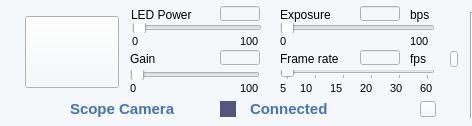
            <widget class="QWidget" name="widget" native="true">
             <property name="sizePolicy">
              <sizepolicy hsizetype="Fixed" vsizetype="Fixed">
               <horstretch>0</horstretch>
               <verstretch>0</verstretch>
              </sizepolicy>
             </property>
             <property name="minimumSize">
              <size>
               <width>472</width>
               <height>126</height>
              </size>
             </property>
             <property name="maximumSize">
              <size>
               <width>472</width>
               <height>126</height>
              </size>
             </property>
             <property name="styleSheet">
              <string notr="true">background-color: rgb(170, 255, 0);
background-color: rgb(245, 248, 250);</string>
             </property>
             <widget class="QToolButton" name="OnScopeCamButton">
              <property name="geometry">
               <rect>
                <x>25</x>
                <y>16</y>
                <width>94</width>
                <height>72</height>
               </rect>
              </property>
              <property name="styleSheet">
               <string notr="true">border-image: url(:/online/Asset 14.png);</string>
              </property>
              <property name="text">
               <string/>
              </property>
             </widget>
             <widget class="Line" name="line">
              <property name="geometry">
               <rect>
                <x>470</x>
                <y>12</y>
                <width>2</width>
                <height>106</height>
               </rect>
              </property>
              <property name="sizePolicy">
               <sizepolicy hsizetype="Fixed" vsizetype="Fixed">
                <horstretch>0</horstretch>
                <verstretch>0</verstretch>
               </sizepolicy>
              </property>
              <property name="minimumSize">
               <size>
                <width>2</width>
                <height>106</height>
               </size>
              </property>
              <property name="maximumSize">
               <size>
                <width>2</width>
                <height>106</height>
               </size>
              </property>
              <property name="orientation">
               <enum>Qt::Vertical</enum>
              </property>
             </widget>
             <widget class="QPushButton" name="pushButton_119">
              <property name="geometry">
               <rect>
                <x>450</x>
                <y>51</y>
                <width>8</width>
                <height>16</height>
               </rect>
              </property>
              <property name="sizePolicy">
               <sizepolicy hsizetype="Fixed" vsizetype="Fixed">
                <horstretch>0</horstretch>
                <verstretch>0</verstretch>
               </sizepolicy>
              </property>
              <property name="minimumSize">
               <size>
                <width>8</width>
                <height>16</height>
               </size>
              </property>
              <property name="maximumSize">
               <size>
                <width>8</width>
                <height>16</height>
               </size>
              </property>
              <property name="font">
               <font>
                <family>Arial</family>
               </font>
              </property>
              <property name="styleSheet">
               <string notr="true">border-image: url(:/online/LeftArrow.png);</string>
              </property>
              <property name="text">
               <string/>
              </property>
             </widget>
             <widget class="QPushButton" name="pushButton_120">
              <property name="geometry">
               <rect>
                <x>420</x>
                <y>101</y>
                <width>16</width>
                <height>16</height>
               </rect>
              </property>
              <property name="sizePolicy">
               <sizepolicy hsizetype="Fixed" vsizetype="Fixed">
                <horstretch>0</horstretch>
                <verstretch>0</verstretch>
               </sizepolicy>
              </property>
              <property name="minimumSize">
               <size>
                <width>16</width>
                <height>16</height>
               </size>
              </property>
              <property name="maximumSize">
               <size>
                <width>16</width>
                <height>16</height>
               </size>
              </property>
              <property name="font">
               <font>
                <family>Arial</family>
               </font>
              </property>
              <property name="text">
               <string/>
              </property>
             </widget>
             <widget class="QLabel" name="label_151">
              <property name="geometry">
               <rect>
                <x>70</x>
                <y>101</y>
                <width>140</width>
                <height>16</height>
               </rect>
              </property>
              <property name="sizePolicy">
               <sizepolicy hsizetype="Fixed" vsizetype="Fixed">
                <horstretch>0</horstretch>
                <verstretch>0</verstretch>
               </sizepolicy>
              </property>
              <property name="font">
               <font>
                <family>Arial</family>
                <pointsize>11</pointsize>
                <weight>75</weight>
                <bold>true</bold>
               </font>
              </property>
              <property name="styleSheet">
               <string notr="true">color: rgb(67, 114, 193);</string>
              </property>
              <property name="text">
               <string>Scope Camera</string>
              </property>
             </widget>
             <widget class="QWidget" name="OnScopeCamSign" native="true">
              <property name="geometry">
               <rect>
                <x>220</x>
                <y>101</y>
                <width>16</width>
                <height>16</height>
               </rect>
              </property>
              <property name="sizePolicy">
               <sizepolicy hsizetype="Fixed" vsizetype="Fixed">
                <horstretch>0</horstretch>
                <verstretch>0</verstretch>
               </sizepolicy>
              </property>
              <property name="minimumSize">
               <size>
                <width>16</width>
                <height>16</height>
               </size>
              </property>
              <property name="maximumSize">
               <size>
                <width>16</width>
                <height>16</height>
               </size>
              </property>
              <property name="font">
               <font>
                <family>Arial</family>
               </font>
              </property>
              <property name="styleSheet">
               <string notr="true">background-color: rgb(85, 85, 127);</string>
              </property>
             </widget>
             <widget class="QLabel" name="OnScopeCamStatusLabel">
              <property name="geometry">
               <rect>
                <x>250</x>
                <y>101</y>
                <width>102</width>
                <height>16</height>
               </rect>
              </property>
              <property name="sizePolicy">
               <sizepolicy hsizetype="Fixed" vsizetype="Fixed">
                <horstretch>0</horstretch>
                <verstretch>0</verstretch>
               </sizepolicy>
              </property>
              <property name="font">
               <font>
                <family>Arial</family>
                <pointsize>11</pointsize>
                <weight>75</weight>
                <bold>true</bold>
               </font>
              </property>
              <property name="styleSheet">
               <string notr="true">color: rgb(67, 114, 193);</string>
              </property>
              <property name="text">
               <string>Connected</string>
              </property>
             </widget>
             <widget class="QLabel" name="label_142">
              <property name="geometry">
               <rect>
                <x>131</x>
                <y>6</y>
                <width>89</width>
                <height>18</height>
               </rect>
              </property>
              <property name="font">
               <font>
                <family>Arial</family>
                <pointsize>9</pointsize>
               </font>
              </property>
              <property name="text">
               <string>LED Power</string>
              </property>
             </widget>
             <widget class="QLineEdit" name="OnscopeLEDvalue">
              <property name="geometry">
               <rect>
                <x>220</x>
                <y>6</y>
                <width>40</width>
                <height>15</height>
               </rect>
              </property>
              <property name="sizePolicy">
               <sizepolicy hsizetype="Fixed" vsizetype="Fixed">
                <horstretch>0</horstretch>
                <verstretch>0</verstretch>
               </sizepolicy>
              </property>
              <property name="minimumSize">
               <size>
                <width>40</width>
                <height>15</height>
               </size>
              </property>
              <property name="maximumSize">
               <size>
                <width>40</width>
                <height>15</height>
               </size>
              </property>
              <property name="font">
               <font>
                <family>Arial</family>
                <pointsize>8</pointsize>
               </font>
              </property>
              <property name="text">
               <string/>
              </property>
             </widget>
             <widget class="QSlider" name="OnscopeLEDslider">
              <property name="geometry">
               <rect>
                <x>132</x>
                <y>23</y>
                <width>130</width>
                <height>10</height>
               </rect>
              </property>
              <property name="font">
               <font>
                <family>Arial</family>
               </font>
              </property>
              <property name="orientation">
               <enum>Qt::Horizontal</enum>
              </property>
             </widget>
             <widget class="QLabel" name="label_145">
              <property name="geometry">
               <rect>
                <x>132</x>
                <y>33</y>
                <width>16</width>
                <height>16</height>
               </rect>
              </property>
              <property name="sizePolicy">
               <sizepolicy hsizetype="Fixed" vsizetype="Fixed">
                <horstretch>0</horstretch>
                <verstretch>0</verstretch>
               </sizepolicy>
              </property>
              <property name="font">
               <font>
                <family>Arial</family>
                <pointsize>8</pointsize>
               </font>
              </property>
              <property name="layoutDirection">
               <enum>Qt::LeftToRight</enum>
              </property>
              <property name="text">
               <string>0</string>
              </property>
              <property name="alignment">
               <set>Qt::AlignLeading|Qt::AlignLeft|Qt::AlignVCenter</set>
              </property>
             </widget>
             <widget class="QLabel" name="label_147">
              <property name="geometry">
               <rect>
                <x>240</x>
                <y>33</y>
                <width>24</width>
                <height>16</height>
               </rect>
              </property>
              <property name="sizePolicy">
               <sizepolicy hsizetype="Fixed" vsizetype="Fixed">
                <horstretch>0</horstretch>
                <verstretch>0</verstretch>
               </sizepolicy>
              </property>
              <property name="font">
               <font>
                <family>Arial</family>
                <pointsize>8</pointsize>
               </font>
              </property>
              <property name="layoutDirection">
               <enum>Qt::LeftToRight</enum>
              </property>
              <property name="text">
               <string>100</string>
              </property>
              <property name="alignment">
               <set>Qt::AlignLeading|Qt::AlignLeft|Qt::AlignVCenter</set>
              </property>
             </widget>
             <widget class="QLabel" name="label_144">
              <property name="geometry">
               <rect>
                <x>130</x>
                <y>50</y>
                <width>35</width>
                <height>18</height>
               </rect>
              </property>
              <property name="sizePolicy">
               <sizepolicy hsizetype="Fixed" vsizetype="Fixed">
                <horstretch>0</horstretch>
                <verstretch>0</verstretch>
               </sizepolicy>
              </property>
              <property name="font">
               <font>
                <family>Arial</family>
                <pointsize>9</pointsize>
               </font>
              </property>
              <property name="text">
               <string>Gain</string>
              </property>
             </widget>
             <widget class="QLineEdit" name="OnscopeGainValue">
              <property name="geometry">
               <rect>
                <x>220</x>
                <y>50</y>
                <width>40</width>
                <height>15</height>
               </rect>
              </property>
              <property name="sizePolicy">
               <sizepolicy hsizetype="Fixed" vsizetype="Fixed">
                <horstretch>0</horstretch>
                <verstretch>0</verstretch>
               </sizepolicy>
              </property>
              <property name="minimumSize">
               <size>
                <width>40</width>
                <height>15</height>
               </size>
              </property>
              <property name="maximumSize">
               <size>
                <width>40</width>
                <height>15</height>
               </size>
              </property>
              <property name="font">
               <font>
                <family>Arial</family>
                <pointsize>8</pointsize>
               </font>
              </property>
             </widget>
             <widget class="QSlider" name="OnscopeGainSlider">
              <property name="geometry">
               <rect>
                <x>130</x>
                <y>70</y>
                <width>130</width>
                <height>10</height>
               </rect>
              </property>
              <property name="font">
               <font>
                <family>Arial</family>
               </font>
              </property>
              <property name="orientation">
               <enum>Qt::Horizontal</enum>
              </property>
             </widget>
             <widget class="QLabel" name="label_146">
              <property name="geometry">
               <rect>
                <x>130</x>
                <y>80</y>
                <width>16</width>
                <height>16</height>
               </rect>
              </property>
              <property name="sizePolicy">
               <sizepolicy hsizetype="Fixed" vsizetype="Fixed">
                <horstretch>0</horstretch>
                <verstretch>0</verstretch>
               </sizepolicy>
              </property>
              <property name="font">
               <font>
                <family>Arial</family>
                <pointsize>8</pointsize>
               </font>
              </property>
              <property name="layoutDirection">
               <enum>Qt::LeftToRight</enum>
              </property>
              <property name="text">
               <string>0</string>
              </property>
              <property name="alignment">
               <set>Qt::AlignLeading|Qt::AlignLeft|Qt::AlignVCenter</set>
              </property>
             </widget>
             <widget class="QLabel" name="label_152">
              <property name="geometry">
               <rect>
                <x>240</x>
                <y>80</y>
                <width>24</width>
                <height>16</height>
               </rect>
              </property>
              <property name="sizePolicy">
               <sizepolicy hsizetype="Fixed" vsizetype="Fixed">
                <horstretch>0</horstretch>
                <verstretch>0</verstretch>
               </sizepolicy>
              </property>
              <property name="font">
               <font>
                <family>Arial</family>
                <pointsize>8</pointsize>
               </font>
              </property>
              <property name="layoutDirection">
               <enum>Qt::LeftToRight</enum>
              </property>
              <property name="text">
               <string>100</string>
              </property>
              <property name="alignment">
               <set>Qt::AlignLeading|Qt::AlignLeft|Qt::AlignVCenter</set>
              </property>
             </widget>
             <widget class="QLabel" name="label_150">
              <property name="geometry">
               <rect>
                <x>280</x>
                <y>6</y>
                <width>78</width>
                <height>18</height>
               </rect>
              </property>
              <property name="sizePolicy">
               <sizepolicy hsizetype="Fixed" vsizetype="Fixed">
                <horstretch>0</horstretch>
                <verstretch>0</verstretch>
               </sizepolicy>
              </property>
              <property name="font">
               <font>
                <family>Arial</family>
                <pointsize>9</pointsize>
               </font>
              </property>
              <property name="text">
               <string>Exposure</string>
              </property>
             </widget>
             <widget class="QLineEdit" name="OnscopeExposureValue">
              <property name="geometry">
               <rect>
                <x>360</x>
                <y>6</y>
                <width>40</width>
                <height>15</height>
               </rect>
              </property>
              <property name="sizePolicy">
               <sizepolicy hsizetype="Fixed" vsizetype="Fixed">
                <horstretch>0</horstretch>
                <verstretch>0</verstretch>
               </sizepolicy>
              </property>
              <property name="minimumSize">
               <size>
                <width>40</width>
                <height>15</height>
               </size>
              </property>
              <property name="maximumSize">
               <size>
                <width>40</width>
                <height>15</height>
               </size>
              </property>
              <property name="font">
               <font>
                <family>Arial</family>
                <pointsize>8</pointsize>
               </font>
              </property>
             </widget>
             <widget class="QLabel" name="label_218">
              <property name="geometry">
               <rect>
                <x>410</x>
                <y>6</y>
                <width>30</width>
                <height>18</height>
               </rect>
              </property>
              <property name="sizePolicy">
               <sizepolicy hsizetype="Fixed" vsizetype="Fixed">
                <horstretch>0</horstretch>
                <verstretch>0</verstretch>
               </sizepolicy>
              </property>
              <property name="font">
               <font>
                <family>Arial</family>
                <pointsize>9</pointsize>
               </font>
              </property>
              <property name="text">
               <string>bps</string>
              </property>
             </widget>
             <widget class="QSlider" name="OnscopeExposureSlider">
              <property name="geometry">
               <rect>
                <x>280</x>
                <y>23</y>
                <width>155</width>
                <height>10</height>
               </rect>
              </property>
              <property name="font">
               <font>
                <family>Arial</family>
               </font>
              </property>
              <property name="cursor">
               <cursorShape>WaitCursor</cursorShape>
              </property>
              <property name="orientation">
               <enum>Qt::Horizontal</enum>
              </property>
             </widget>
             <widget class="QLabel" name="label_148">
              <property name="geometry">
               <rect>
                <x>280</x>
                <y>33</y>
                <width>16</width>
                <height>16</height>
               </rect>
              </property>
              <property name="sizePolicy">
               <sizepolicy hsizetype="Fixed" vsizetype="Fixed">
                <horstretch>0</horstretch>
                <verstretch>0</verstretch>
               </sizepolicy>
              </property>
              <property name="font">
               <font>
                <family>Arial</family>
                <pointsize>8</pointsize>
               </font>
              </property>
              <property name="layoutDirection">
               <enum>Qt::LeftToRight</enum>
              </property>
              <property name="text">
               <string>0</string>
              </property>
              <property name="alignment">
               <set>Qt::AlignLeading|Qt::AlignLeft|Qt::AlignVCenter</set>
              </property>
             </widget>
             <widget class="QLabel" name="label_153">
              <property name="geometry">
               <rect>
                <x>410</x>
                <y>33</y>
                <width>24</width>
                <height>16</height>
               </rect>
              </property>
              <property name="sizePolicy">
               <sizepolicy hsizetype="Fixed" vsizetype="Fixed">
                <horstretch>0</horstretch>
                <verstretch>0</verstretch>
               </sizepolicy>
              </property>
              <property name="font">
               <font>
                <family>Arial</family>
                <pointsize>8</pointsize>
               </font>
              </property>
              <property name="layoutDirection">
               <enum>Qt::LeftToRight</enum>
              </property>
              <property name="text">
               <string>100</string>
              </property>
              <property name="alignment">
               <set>Qt::AlignLeading|Qt::AlignLeft|Qt::AlignVCenter</set>
              </property>
             </widget>
             <widget class="QLabel" name="label_157">
              <property name="geometry">
               <rect>
                <x>280</x>
                <y>50</y>
                <width>71</width>
                <height>18</height>
               </rect>
              </property>
              <property name="sizePolicy">
               <sizepolicy hsizetype="Fixed" vsizetype="Fixed">
                <horstretch>0</horstretch>
                <verstretch>0</verstretch>
               </sizepolicy>
              </property>
              <property name="font">
               <font>
                <family>Arial</family>
                <pointsize>9</pointsize>
               </font>
              </property>
              <property name="text">
               <string>Frame rate</string>
              </property>
             </widget>
             <widget class="QLineEdit" name="OnscopeFRvalue">
              <property name="geometry">
               <rect>
                <x>360</x>
                <y>50</y>
                <width>40</width>
                <height>15</height>
               </rect>
              </property>
              <property name="sizePolicy">
               <sizepolicy hsizetype="Fixed" vsizetype="Fixed">
                <horstretch>0</horstretch>
                <verstretch>0</verstretch>
               </sizepolicy>
              </property>
              <property name="minimumSize">
               <size>
                <width>40</width>
                <height>15</height>
               </size>
              </property>
              <property name="maximumSize">
               <size>
                <width>40</width>
                <height>15</height>
               </size>
              </property>
              <property name="font">
               <font>
                <family>Arial</family>
                <pointsize>8</pointsize>
               </font>
              </property>
             </widget>
             <widget class="QLabel" name="label_155">
              <property name="geometry">
               <rect>
                <x>410</x>
                <y>50</y>
                <width>25</width>
                <height>18</height>
               </rect>
              </property>
              <property name="sizePolicy">
               <sizepolicy hsizetype="Fixed" vsizetype="Fixed">
                <horstretch>0</horstretch>
                <verstretch>0</verstretch>
               </sizepolicy>
              </property>
              <property name="font">
               <font>
                <family>Arial</family>
                <pointsize>9</pointsize>
               </font>
              </property>
              <property name="text">
               <string>fps</string>
              </property>
             </widget>
             <widget class="QSlider" name="OnscopeFRslider">
              <property name="geometry">
               <rect>
                <x>280</x>
                <y>70</y>
                <width>155</width>
                <height>10</height>
               </rect>
              </property>
              <property name="font">
               <font>
                <family>Arial</family>
               </font>
              </property>
              <property name="mouseTracking">
               <bool>false</bool>
              </property>
              <property name="minimum">
               <number>0</number>
              </property>
              <property name="maximum">
               <number>5</number>
              </property>
              <property name="singleStep">
               <number>1</number>
              </property>
              <property name="pageStep">
               <number>1</number>
              </property>
              <property name="value">
               <number>0</number>
              </property>
              <property name="sliderPosition">
               <number>0</number>
              </property>
              <property name="orientation">
               <enum>Qt::Horizontal</enum>
              </property>
              <property name="invertedControls">
               <bool>false</bool>
              </property>
              <property name="tickPosition">
               <enum>QSlider::TicksBelow</enum>
              </property>
              <property name="tickInterval">
               <number>1</number>
              </property>
             </widget>
             <widget class="QLabel" name="label_141">
              <property name="geometry">
               <rect>
                <x>280</x>
                <y>80</y>
                <width>16</width>
                <height>16</height>
               </rect>
              </property>
              <property name="sizePolicy">
               <sizepolicy hsizetype="Fixed" vsizetype="Fixed">
                <horstretch>0</horstretch>
                <verstretch>0</verstretch>
               </sizepolicy>
              </property>
              <property name="font">
               <font>
                <family>Arial</family>
                <pointsize>8</pointsize>
               </font>
              </property>
              <property name="layoutDirection">
               <enum>Qt::LeftToRight</enum>
              </property>
              <property name="text">
               <string>5</string>
              </property>
              <property name="alignment">
               <set>Qt::AlignLeading|Qt::AlignLeft|Qt::AlignVCenter</set>
              </property>
             </widget>
             <widget class="QLabel" name="label_149">
              <property name="geometry">
               <rect>
                <x>300</x>
                <y>80</y>
                <width>16</width>
                <height>16</height>
               </rect>
              </property>
              <property name="sizePolicy">
               <sizepolicy hsizetype="Fixed" vsizetype="Fixed">
                <horstretch>0</horstretch>
                <verstretch>0</verstretch>
               </sizepolicy>
              </property>
              <property name="font">
               <font>
                <family>Arial</family>
                <pointsize>8</pointsize>
               </font>
              </property>
              <property name="layoutDirection">
               <enum>Qt::LeftToRight</enum>
              </property>
              <property name="text">
               <string>10</string>
              </property>
              <property name="alignment">
               <set>Qt::AlignLeading|Qt::AlignLeft|Qt::AlignVCenter</set>
              </property>
             </widget>
             <widget class="QLabel" name="label_156">
              <property name="geometry">
               <rect>
                <x>330</x>
                <y>80</y>
                <width>16</width>
                <height>16</height>
               </rect>
              </property>
              <property name="sizePolicy">
               <sizepolicy hsizetype="Fixed" vsizetype="Fixed">
                <horstretch>0</horstretch>
                <verstretch>0</verstretch>
               </sizepolicy>
              </property>
              <property name="font">
               <font>
                <family>Arial</family>
                <pointsize>8</pointsize>
               </font>
              </property>
              <property name="layoutDirection">
               <enum>Qt::LeftToRight</enum>
              </property>
              <property name="text">
               <string>15</string>
              </property>
              <property name="alignment">
               <set>Qt::AlignLeading|Qt::AlignLeft|Qt::AlignVCenter</set>
              </property>
             </widget>
             <widget class="QLabel" name="label_143">
              <property name="geometry">
               <rect>
                <x>360</x>
                <y>80</y>
                <width>16</width>
                <height>16</height>
               </rect>
              </property>
              <property name="sizePolicy">
               <sizepolicy hsizetype="Fixed" vsizetype="Fixed">
                <horstretch>0</horstretch>
                <verstretch>0</verstretch>
               </sizepolicy>
              </property>
              <property name="font">
               <font>
                <family>Arial</family>
                <pointsize>8</pointsize>
               </font>
              </property>
              <property name="layoutDirection">
               <enum>Qt::LeftToRight</enum>
              </property>
              <property name="text">
               <string>20</string>
              </property>
              <property name="alignment">
               <set>Qt::AlignLeading|Qt::AlignLeft|Qt::AlignVCenter</set>
              </property>
             </widget>
             <widget class="QLabel" name="label_158">
              <property name="geometry">
               <rect>
                <x>390</x>
                <y>80</y>
                <width>16</width>
                <height>16</height>
               </rect>
              </property>
              <property name="sizePolicy">
               <sizepolicy hsizetype="Fixed" vsizetype="Fixed">
                <horstretch>0</horstretch>
                <verstretch>0</verstretch>
               </sizepolicy>
              </property>
              <property name="font">
               <font>
                <family>Arial</family>
                <pointsize>8</pointsize>
               </font>
              </property>
              <property name="layoutDirection">
               <enum>Qt::LeftToRight</enum>
              </property>
              <property name="text">
               <string>30</string>
              </property>
              <property name="alignment">
               <set>Qt::AlignLeading|Qt::AlignLeft|Qt::AlignVCenter</set>
              </property>
             </widget>
             <widget class="QLabel" name="label_154">
              <property name="geometry">
               <rect>
                <x>420</x>
                <y>80</y>
                <width>16</width>
                <height>16</height>
               </rect>
              </property>
              <property name="sizePolicy">
               <sizepolicy hsizetype="Fixed" vsizetype="Fixed">
                <horstretch>0</horstretch>
                <verstretch>0</verstretch>
               </sizepolicy>
              </property>
              <property name="font">
               <font>
                <family>Arial</family>
                <pointsize>8</pointsize>
               </font>
              </property>
              <property name="layoutDirection">
               <enum>Qt::LeftToRight</enum>
              </property>
              <property name="text">
               <string>60</string>
              </property>
              <property name="alignment">
               <set>Qt::AlignLeading|Qt::AlignLeft|Qt::AlignVCenter</set>
              </property>
             </widget>
            </widget>
